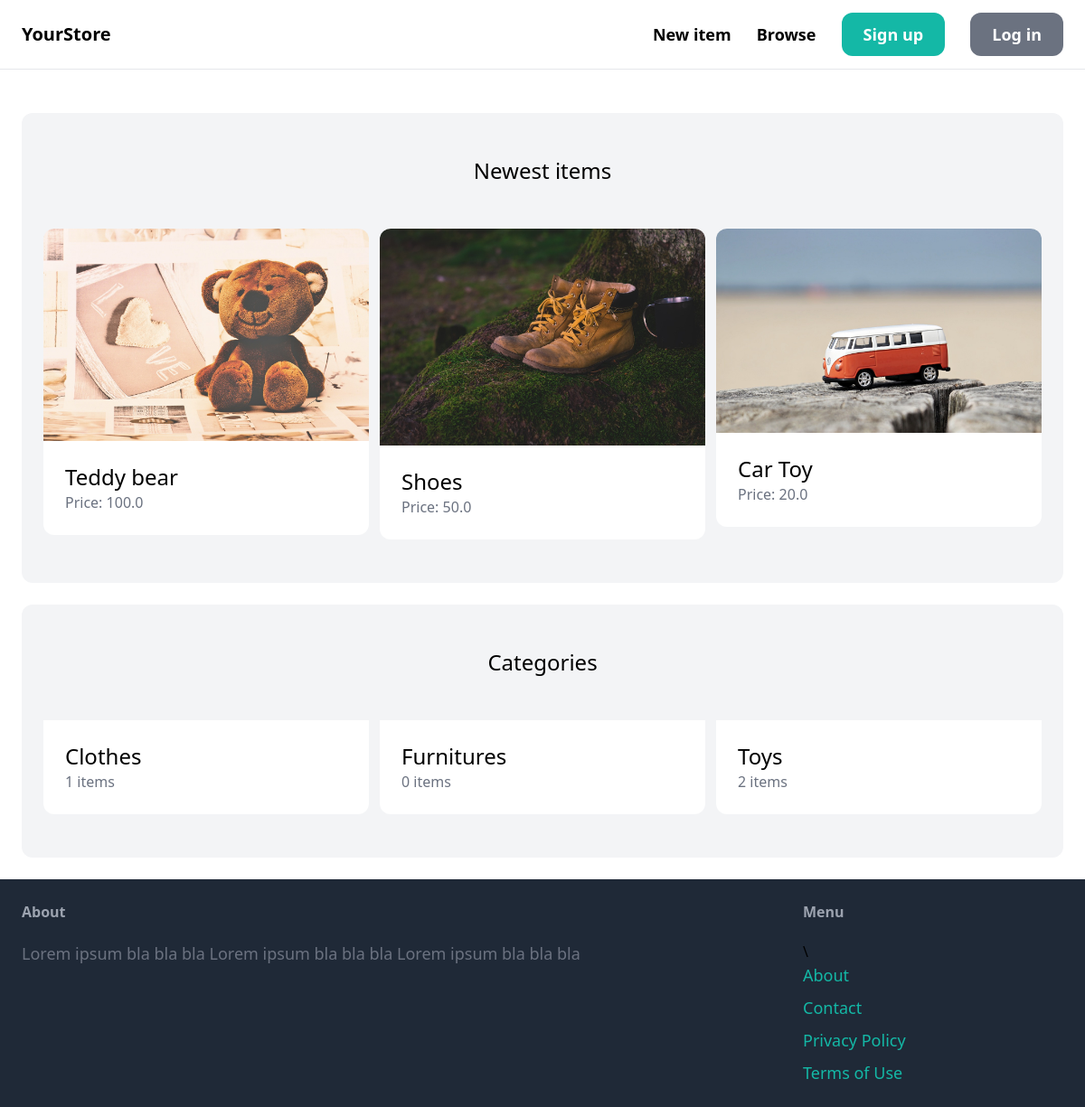
The page / on the database its author committed.
### item/models.py (models this page shows, shortened)
class Item(models.Model):
    category = models.ForeignKey(Category, related_name='items', on_delete=models.CASCADE)
    name = models.CharField(max_length = 255)
    description = models.TextField(blank=True, null=True)
    price = models.FloatField()
    image = models.ImageField(upload_to='item_images', blank=True, null=True)
    is_sold = models.BooleanField(default=False)
    created_by = models.ForeignKey(User, related_name='items', on_delete=models.CASCADE)
    created_at = models.DateTimeField(auto_now_add=True)

class Category(models.Model):
    name = models.CharField(max_length = 255)
    class Meta:
        ordering = ('name',)
        verbose_name_plural = 'Categories'

### base/views.py (the view)
# urls.py: path('', views.index, name='index'),
def index(request):
    items = Item.objects.filter(is_sold=False)[0:6]
    categories = Category.objects.all()
    return render(request, 'index.html',{
        'categories' : categories,
        'items' : items,
    })

### templates/index.html (shortened to what this page needs)
{% extends 'base.html' %}
{% block content %}
    <div class="mt-6 px-6 py-12 bg-gray-100 rounded-xl">
        <h2 class="mb-12 text-2xl text-center">Newest items</h2>
        <div class="grid grid-cols-3 gap-3">
            {% for item in items %}
                <div>
                    <a href="{% url 'item:detail' item.id %}">
                        <div>
                            <img src="{{ item.image.url }}" class="rounded-t-xl">
                        </div>
                        <div class="p-6 bg-white rounded-b-xl">
                            <h2 class="text-2xl">{{ item.name }}</h2>
                            <p class="text-gray-500">Price: {{ item.price }}</p>
                        </div>
                    </a>
                </div>
            {% endfor %}
        </div>
    </div>
    <div class="mt-6 px-6 py-12 bg-gray-100 rounded-xl">
        <h2 class="mb-12 text-2xl text-center">Categories</h2>
        <div class="grid grid-cols-3 gap-3">
            {% for category in categories %}
                <div>
                    <a href="#">
                        <div class="p-6 bg-white rounded-b-xl">
                            <h2 class="text-2xl">{{ category.name }}</h2>
                            <p class="text-gray-500">{{ category.items.count }} items</p>
                        </div>
                    </a>
                </div>
            {% endfor %}
        </div>
    </div>
{% endblock content %}

### templates/base.html (shortened to what this page needs)
<!DOCTYPE html>
<html lang="en">
<head>
    <script src="https://cdn.tailwindcss.com"></script>
</head>
<body>
    <nav class="py-6 px-6 flex justify-between items-center border-b border-gray-200">
        <a href="/" class="text-xl font-semibold">YourStore</a>
        <div class="space-x-6">
            <a href="#" class="text-lg font-semibold hover:text-gray-500">New item</a>
            <a href="#" class="text-lg font-semibold hover:text-gray-500">Browse</a>
            <a href="{% url 'base:signup' %}" class="px-6 py-3 text-lg font-semibold bg-teal-500 text-white rounded-xl hover:bg-teal-700">Sign up</a>
            <a href="#" class="px-6 py-3 text-lg font-semibold bg-gray-500 text-white rounded-xl hover:bg-gray-700">Log in</a>
        </div>
    </nav>
    <div class="px-6 py-6">
        {% block content %}
        {% endblock content %}
    </div>
    <footer class="py-6 px-6 flex justify-between bg-gray-800">
        <div class="w-2/3 pr-10">
            <h3 class="mb-5 font-semibold text-gray-400">About</h3>
            <p class="text-lg text-gray-500">Lorem ipsum bla bla bla Lorem ipsum bla bla bla Lorem ipsum bla bla bla</p>
        </div>
        <div class="w-1/4">
            <h3 class="mb-5 font-semibold text-gray-400">Menu</h3>\
            <ul class="space-y-2">
                <li><a href="#" class="text-lg text-teal-500 hover:text-teal-700">About</a></li>
                <li><a href="{% url 'base:contact' %}" class="text-lg text-teal-500 hover:text-teal-700">Contact</a></li>
                <li><a href="#" class="text-lg text-teal-500 hover:text-teal-700">Privacy Policy</a></li>
                <li><a href="#" class="text-lg text-teal-500 hover:text-teal-700">Terms of Use</a></li>
            </ul>
        </div>
    </footer>
</body>
</html>

### rows shown on the page
Item: image (picture), name "Teddy bear", price "100.0"
Item: image (picture), name "Shoes", price "50.0"
Item: image (picture), name "Car Toy", price "20.0"
Category: name "Clothes", items.count "1"
Category: name "Furnitures", items.count "0"
Category: name "Toys", items.count "2"
